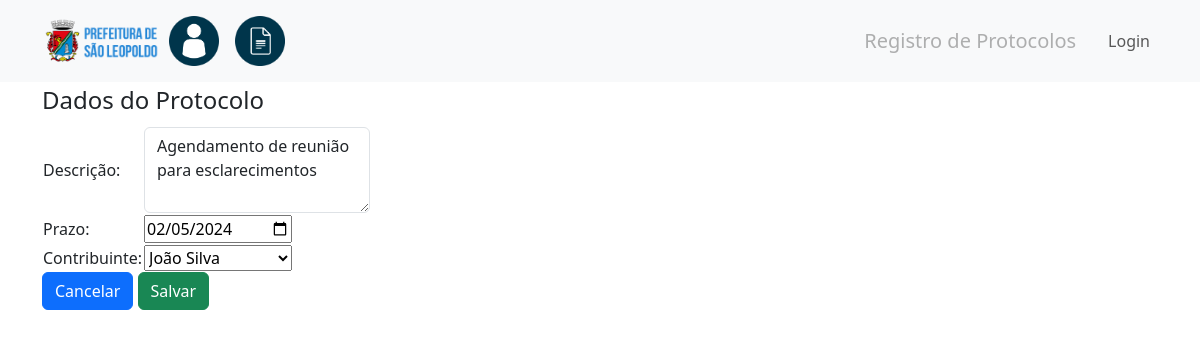
Screenshot of /protocol/edit?id=/2 with the database file from the repository.
### tables this page shows
CREATE TABLE protocols(
	id int primary key auto_increment not null,
    description text not null,
    createdAt datetime not null,
    deadline date not null,
    user_id int not null,
    foreign key(user_id) references users(id));

### app/Controllers/ProtocolController.php (called while the page is built, shortened)
<?php
class ProtocolController implements ControllerInterface
{
    public static function edit($id): void
    {
        $obProtocol = Protocol::getProtocol($id);
        $protocolData = [
            'id' => $obProtocol->id,
            'description' => $obProtocol->description,
            'deadline' => $obProtocol->deadline,
            'user_id' => $obProtocol->user->id
        ];
        include_once __DIR__ . '/../Views/Protocols/edit.view.php';
        exit();
    }
}

### index.php (called while the page is built, shortened)
<?php
$uri = $_SERVER['REQUEST_URI'];
$uri = explode('/', $uri);
$uri = array_filter($uri);
rsort($uri);
$controller = isset($uri[0]) ? $uri[0] : 'home';
$action = isset($uri[1]) ? explode("?", $uri[1])[0] : 'view';
$routeParam = $uri[2] ?? null;
$payload = [
    'controller' => $controller,
    'action' => $action,
    'routeParam' => $routeParam,
];
$route = 'App\\Controllers\\' . ucfirst($payload['controller']) . 'Controller::' . $payload['action'];
include __DIR__ . '/includes/header.php';
$response = call_user_func($route, $payload['routeParam']);

### app/Db/Database.php (called while the page is built, shortened)
<?php
class Database{
    private $table;
    private $connection;
    private $dbName;
    public function __construct($table = null, $dbName = 'users')
    {
        $this->table = $table;
        $this->dbName = $dbName;
    }
    private function setConnection(){
        try {
            $this->connection = new PDO('mysql:host=' . self::HOST . ';dbname=' . $this->dbName, self::USER, self::PASS);
            $this->connection->setAttribute(PDO::ATTR_ERRMODE, PDO::ERRMODE_EXCEPTION);
        } catch(PDOException $e) {
            die('ERROR: ' . $e->getMessage());
        }
    }
    public function execute($query, $params = []){
        try{
            $statement = $this->connection->prepare($query);
            $statement->execute($params);
            return $statement;
        }catch(PDOException $e){
            die('ERROR: '.$e->getMessage());
        }
    }
    public function select($where = null, $order = null, $limit = null, $fields = '*'){
        $where = strlen($where) ? 'WHERE '.$where : '';
        $order = strlen($order) ? 'ORDER BY '.$order : '';
        $limit = strlen($limit) ? 'LIMIT '.$limit : '';
        $query = 'SELECT '.$fields.' FROM '.$this->table.' '.$where.' '.$order.' '.$limit;
        return $this->execute($query);
    }
}
?>

### app/Entity/Protocol.php (called while the page is built, shortened)
<?php
class Protocol
{
    public static function make(array $payload): self {
        $user = User::getUser($payload['user_id']);
        $createdAt = date('Y-m-d H:i:s');
        return new Protocol(
            id: $payload['id'] ?? 0,
            description: $payload['description'],
            createdAt: $createdAt,
            deadline: $payload['deadline'],
            user: $user
        );
    }
    public static function getProtocol($id)
    {
        return self::make((new Database('protocols'))->select('id = ' . $id)->fetch(PDO::FETCH_ASSOC));
    }
}
?>

### app/Entity/User.php (called while the page is built, shortened)
<?php
class User
{
    public static function make(array $payload): self {
        return new User(
            id: $payload['id'] ?? 0,
            name: $payload['name'],
            birthdate: $payload['birthdate'],
            cpf: $payload['cpf'],
            gender: $payload['gender'],
            city: $payload['city'],
            neighborhood: $payload['neighborhood'],
            street: $payload['street'],
            houseNumber: $payload['house_number'],
            complement: $payload['complement']
        );
    }
    public static function getUsers($where = null, $order = null, $limit = null)
    {
        return (new Database('users'))->select($where, $order, $limit)->fetchAll(PDO::FETCH_CLASS);
    }
    public static function getUser($id)
    {
        return self::make((new Database('users'))->select('id = ' . $id)->fetch(PDO::FETCH_ASSOC));
    }
}
?>

### app/Views/Protocols/edit.view.php (the view)
<?php
$users = \App\Entity\User::getUsers();
?>
<main class="container">
    <form action="/protocol/edit?id=/<?= $protocolData['id'] ?>" method="post">
        <legend>Dados do Protocolo</legend>
        <table cellspacing="10">
            <tr>
                <td>
                    <label for="description">Descrição: </label>
                </td>
                <td align="left">
                    <textarea class="form-control" id="exampleTextarea" rows="3" name="description"><?= $protocolData['description'] ?></textarea>
                </td>
            </tr>
            <tr>
                <td>
                    <label for="deadline">Prazo: </label>
                </td>
                <td align="left">
                    <input type="date" name="deadline" value="<?= $protocolData['deadline'] ?>">
                </td>
            </tr>
            <tr>
                <td>
                    <label for="user_id">Contribuinte: </label>
                </td>
                <td align="left">
                <select name="user_id">
                    <?php foreach ($users as $user) {
                        $selected = ($user->id === $protocolData['user_id']) ? 'selected' : '';
                        echo "<option value=\"{$user->id}\" $selected>{$user->name}</option>";
                    } ?>
                </select>
                </td>
            </tr>
        </table>
        <a href="/protocol/list"><button type="button" class="btn btn-primary">Cancelar</button></a>
        <input type="submit" value="Salvar" class="btn btn-success">
    </form>
</main>

### rows the page displays
protocols: description "Agendamento de reunião para esclarecimentos", deadline "02/05/2024"

### other values shown
form field user_id "João Silva"
